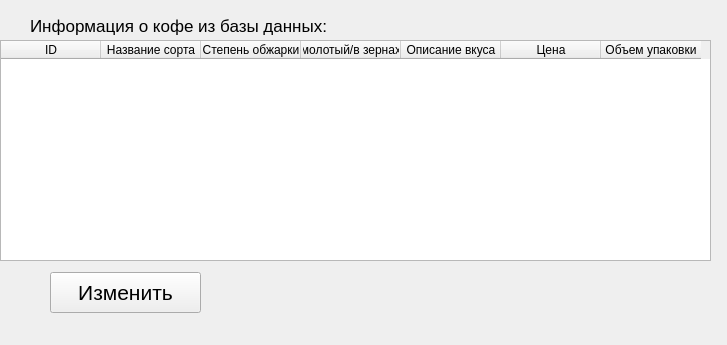
<?xml version="1.0" encoding="UTF-8"?>
<ui version="4.0">
 <class>Form</class>
 <widget class="QWidget" name="Form">
  <property name="geometry">
   <rect>
    <x>0</x>
    <y>0</y>
    <width>727</width>
    <height>345</height>
   </rect>
  </property>
  <property name="windowTitle">
   <string>Латте макиато</string>
  </property>
  <widget class="QTableWidget" name="tableWidget">
   <property name="geometry">
    <rect>
     <x>0</x>
     <y>40</y>
     <width>711</width>
     <height>221</height>
    </rect>
   </property>
   <column>
    <property name="text">
     <string>ID</string>
    </property>
   </column>
   <column>
    <property name="text">
     <string>Название сорта</string>
    </property>
   </column>
   <column>
    <property name="text">
     <string>Степень обжарки</string>
    </property>
   </column>
   <column>
    <property name="text">
     <string>молотый/в зернах</string>
    </property>
   </column>
   <column>
    <property name="text">
     <string>Описание вкуса</string>
    </property>
   </column>
   <column>
    <property name="text">
     <string>Цена</string>
    </property>
   </column>
   <column>
    <property name="text">
     <string>Объем упаковки</string>
    </property>
   </column>
  </widget>
  <widget class="QLabel" name="label">
   <property name="geometry">
    <rect>
     <x>30</x>
     <y>10</y>
     <width>351</width>
     <height>31</height>
    </rect>
   </property>
   <property name="font">
    <font>
     <pointsize>13</pointsize>
    </font>
   </property>
   <property name="text">
    <string>Информация о кофе из базы данных:</string>
   </property>
  </widget>
  <widget class="QPushButton" name="changeButton">
   <property name="geometry">
    <rect>
     <x>50</x>
     <y>272</y>
     <width>151</width>
     <height>41</height>
    </rect>
   </property>
   <property name="font">
    <font>
     <pointsize>16</pointsize>
    </font>
   </property>
   <property name="text">
    <string>Изменить</string>
   </property>
  </widget>
 </widget>
 <resources/>
 <connections/>
</ui>
